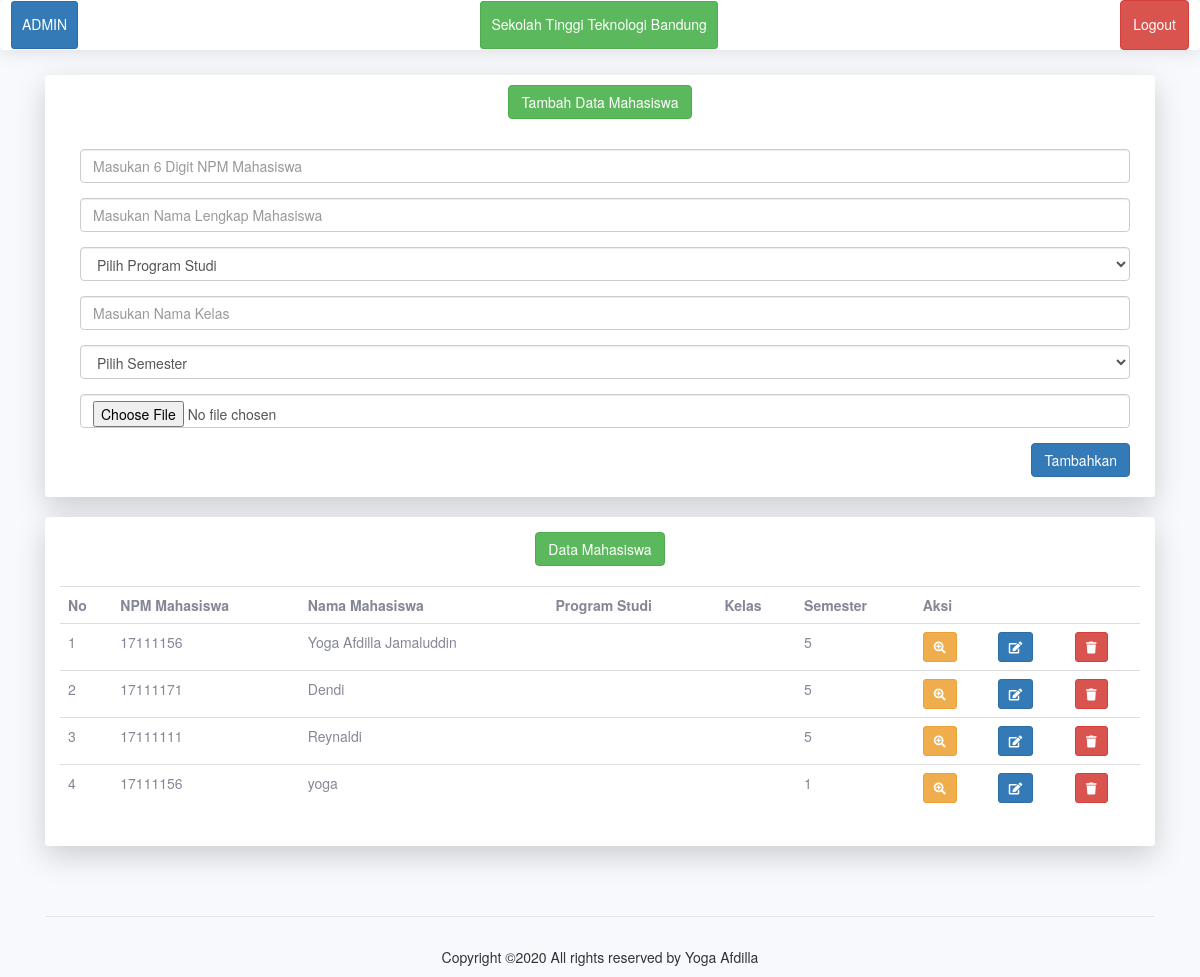
The app's page /index.php/admin, older data.
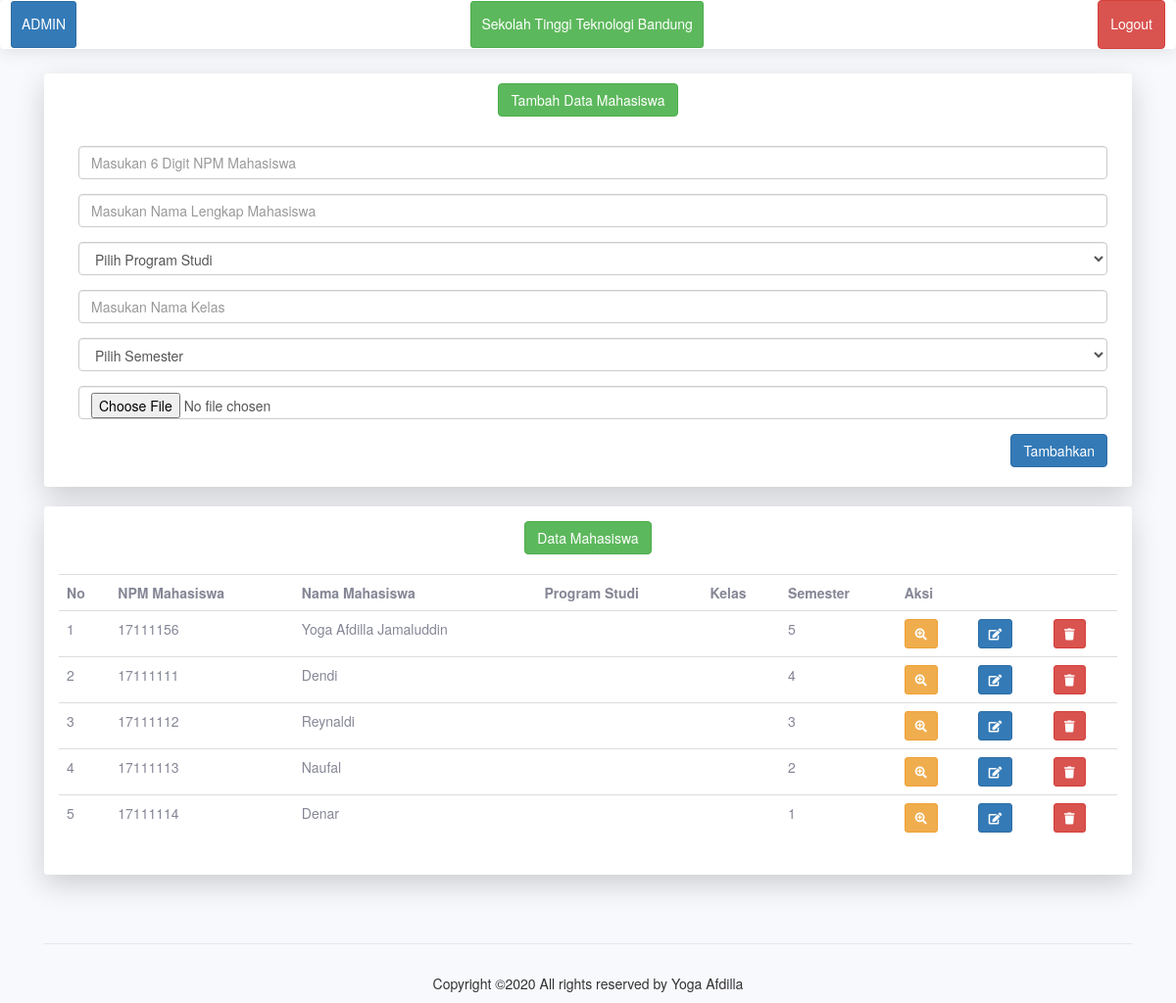
The same page, newer data.
### tables this page shows
CREATE TABLE `data_mahasiswa` (
  `id` int(11) NOT NULL,
  `int_npm` int(12) NOT NULL,
  `str_nama` varchar(100) NOT NULL,
  `int_semester` int(2) NOT NULL,
  `gambar` text NOT NULL
);

### application/controllers/Admin.php (called while the page is built, shortened)
<?php
class Admin extends CI_Controller {
	public function index() {
		$data['mahasiswa'] = $this->Modeladmin->tampil_data();
		$data ['title'] = "Yoga Afdilla Jamaluddin | Sekolah Tinggi Teknologi Bandung";
		$this->load->view('template/header', $data);
		$this->load->view('template/sidebar');
		$this->load->view('dashboard', $data);
		$this->load->view('template/footer');
	}
}

### index.php (called while the page is built, shortened)
<?php
require_once BASEPATH.'core/CodeIgniter.php';

### application/models/Modeladmin.php (called while the page is built, shortened)
<?php
class Modeladmin extends CI_model {
    function tampil_data() {
        return $this->db->get('data_mahasiswa')->result();
    }
}
?>

### application/views/dashboard.php (the view, shortened to what this page needs)
<body>
    <div class="container">
        <div class="card o-hidden border-0 shadow-lg my-3 pt-2 ">
            <div class="card-body p-2">
                <div align="center">
                    <div class="btn btn-success">Tambah Data Mahasiswa</div>
                </div>
                <div class="container">
                    <div class="modal-body mr-5">
                        <form action="<?php echo base_url() . 'Admin/aksi_tambah_data'; ?>" method="post" enctype="multipart/form-data">
                            <div class="form-group">
                                <input type="text" name="npm" maxlength="8" class="form-control" placeholder="Masukan 6 Digit NPM Mahasiswa" required>
                            </div>
                            <div class="form-group">
                                <input type="text" name="nama" maxlength="25" class="form-control" placeholder="Masukan Nama Lengkap Mahasiswa" required>
                            </div>
                            <div class="form-group">
                                <select class="form-control" name="prodi" required>
                                    <option value="">Pilih Program Studi</option>
                                </select>
                            </div>
                            <div class="form-group">
                                <input type="text" name="kelas" maxlength="30" class="form-control" placeholder="Masukan Nama Kelas" required>
                            </div>
                            <div class="form-group">
                                <select class="form-control" name="semester" required>
                                    <option value="">Pilih Semester</option>
                                </select>
                            </div>
                            <div class="form-group">
                                <input type="file" name="gambar" class="form-control" placeholder="Masukan Foto Anda" required>
                            </div>
                            <div align="right">
                                <button type="submit" class="btn btn-primary">Tambahkan</button>
                            </div>
                        </form>
                    </div>
                </div>
            </div>
        </div>
    </div>
    <div class="container">
        <div class="card o-hidden border-0 shadow-lg my-3 p-4">
            <div class="card-body p-0">
                <div align="center">
                    <div class="btn btn-success">Data Mahasiswa</div>
                </div>
                <table style="margin:20px auto;" class="table" >
                    <tr>
                        <th>No</th>
                        <th>NPM Mahasiswa</th>
                        <th>Nama Mahasiswa</th>
                        <th>Program Studi</th>
                        <th>Kelas</th>
                        <th>Semester</th>
                        <th colspan="4">Aksi</th>
                    </tr>
                    <?php
                    $no = 1;
                    foreach ($mahasiswa as $mhs) :
                        ?>
                        <tr>
                            <td><?php echo $no++ ?></td>
                            <td><?php echo $mhs->int_npm ?></td>
                            <td><?php echo $mhs->str_nama ?></td>
                            <td><?php echo $mhs->str_prodi ?></td>
                            <td><?php echo $mhs->str_kelas ?></td>
                            <td><?php echo $mhs->int_semester ?></td>
                            <td><?php echo anchor('Admin/detail/' . $mhs->id, '<div class="btn btn-warning btn-sm"><i class="fa fa-search-plus"></i></div>') ?></td>
                            <td><?php echo anchor('Admin/edit/' . $mhs->id, '<div class="btn btn-primary btn-sm"><i class="fa fa-edit"></i></div>') ?></td>
                            <td>
                                <a href="<?= site_url("Admin/hapus/".$mhs->id); ?>" class="btn btn-danger btn-sm" onclick="return confirm('Yakin?')"><i class="fa fa-trash"></i></a>
                            </td>
                        </tr>
                    <?php endforeach; ?>
                </table>
            </div>
        </div>
    </div>
    </body>

Row changes from the older to the newer data that the page shows:
removed data_mahasiswa: int_npm "17111171", str_nama "Dendi", int_semester "5"
removed data_mahasiswa: int_npm "17111111", str_nama "Reynaldi", int_semester "5"
removed data_mahasiswa: int_npm "17111156", str_nama "yoga", int_semester "1"
added data_mahasiswa: int_npm "17111111", str_nama "Dendi", int_semester "4"
added data_mahasiswa: int_npm "17111112", str_nama "Reynaldi", int_semester "3"
added data_mahasiswa: int_npm "17111113", str_nama "Naufal", int_semester "2"
added data_mahasiswa: int_npm "17111114", str_nama "Denar", int_semester "1"
